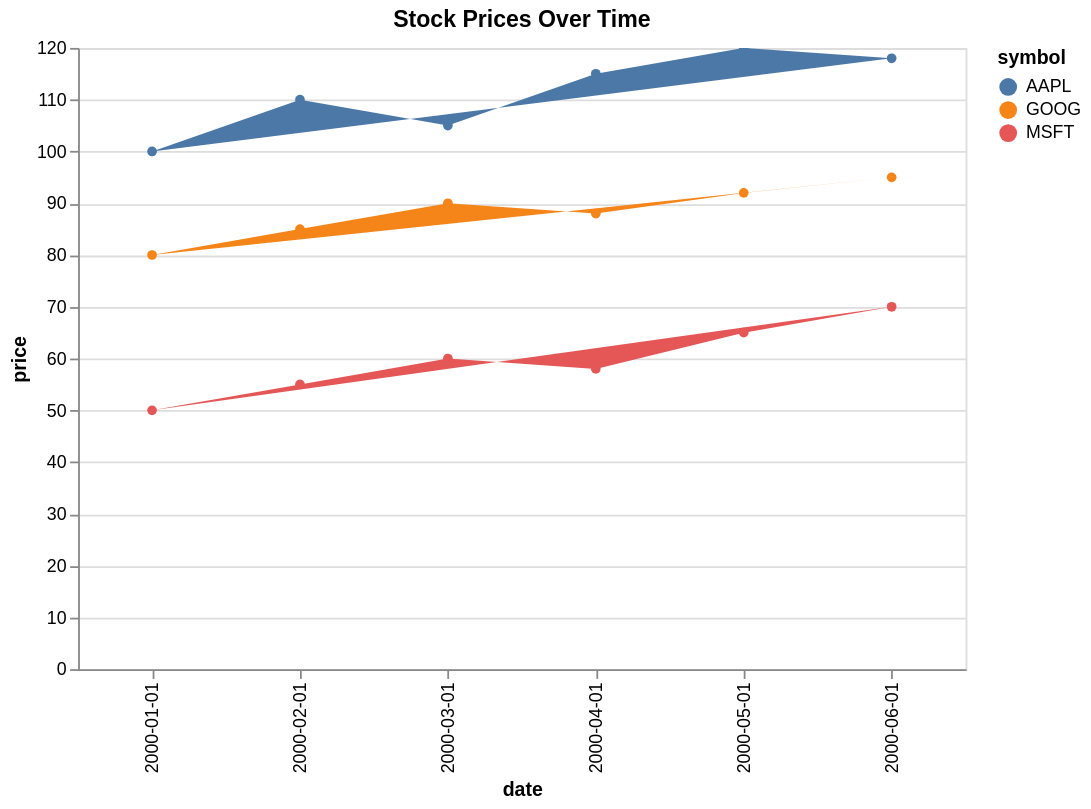

Describe this chart as a Vega-Lite specification.
### Vega-Lite specification from a JSON file in a GitHub repository (floating-point values rounded to 4 significant figures)
{"$schema": "https://vega.github.io/schema/vega-lite/v5.json", "data": {"values": [{"date": "2000-01-01", "price": 100.0, "symbol": "AAPL"}, {"date": "2000-02-01", "price": 110.0, "symbol": "AAPL"}, {"date": "2000-03-01", "price": 105.0, "symbol": "AAPL"}, {"date": "2000-04-01", "price": 115.0, "symbol": "AAPL"}, {"date": "2000-05-01", "price": 120.0, "symbol": "AAPL"}, {"date": "2000-06-01", "price": 118.0, "symbol": "AAPL"}, {"date": "2000-01-01", "price": 80.0, "symbol": "GOOG"}, {"date": "2000-02-01", "price": 85.0, "symbol": "GOOG"}, {"date": "2000-03-01", "price": 90.0, "symbol": "GOOG"}, {"date": "2000-04-01", "price": 88.0, "symbol": "GOOG"}, {"date": "2000-05-01", "price": 92.0, "symbol": "GOOG"}, {"date": "2000-06-01", "price": 95.0, "symbol": "GOOG"}, {"date": "2000-01-01", "price": 50.0, "symbol": "MSFT"}, {"date": "2000-02-01", "price": 55.0, "symbol": "MSFT"}, {"date": "2000-03-01", "price": 60.0, "symbol": "MSFT"}, {"date": "2000-04-01", "price": 58.0, "symbol": "MSFT"}, {"date": "2000-05-01", "price": 65.0, "symbol": "MSFT"}, {"date": "2000-06-01", "price": 70.0, "symbol": "MSFT"}]}, "encoding": {"color": {"field": "symbol", "type": "nominal"}, "opacity": {"condition": {"empty": true, "param": "legend_selection", "value": 1}, "value": 0.15}, "tooltip": [{"field": "date", "type": "nominal"}, {"field": "symbol", "type": "nominal"}, {"field": "price", "type": "quantitative"}], "x": {"field": "date", "type": "nominal"}, "y": {"field": "price", "type": "quantitative"}}, "height": 350, "mark": {"filled": true, "point": true, "type": "line"}, "params": [{"bind": "scales", "name": "grid", "select": {"encodings": ["y"], "type": "interval"}}, {"bind": "legend", "name": "legend_selection", "select": {"fields": ["symbol"], "type": "point"}}], "title": "Stock Prices Over Time", "width": 500}
